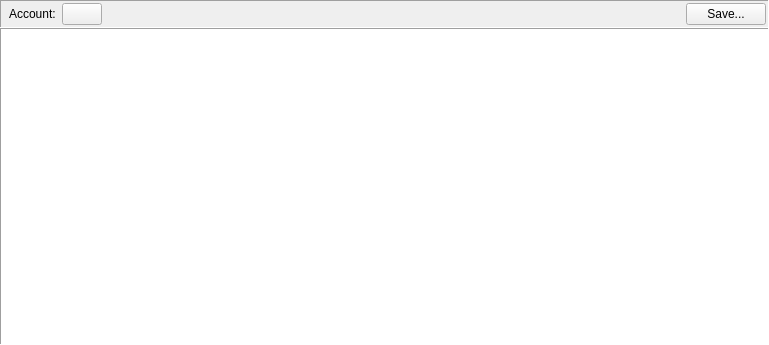
<?xml version="1.0" encoding="UTF-8"?>
<ui version="4.0">
 <class>AssetsPaymentsReportWidget</class>
 <widget class="QWidget" name="AssetsPaymentsReportWidget">
  <property name="geometry">
   <rect>
    <x>0</x>
    <y>0</y>
    <width>769</width>
    <height>345</height>
   </rect>
  </property>
  <property name="windowTitle">
   <string>Report by category</string>
  </property>
  <layout class="QVBoxLayout" name="verticalLayout">
   <property name="spacing">
    <number>0</number>
   </property>
   <property name="leftMargin">
    <number>0</number>
   </property>
   <property name="topMargin">
    <number>0</number>
   </property>
   <property name="rightMargin">
    <number>0</number>
   </property>
   <property name="bottomMargin">
    <number>0</number>
   </property>
   <item>
    <widget class="QFrame" name="ReportParamsFrame">
     <property name="frameShape">
      <enum>QFrame::Panel</enum>
     </property>
     <property name="frameShadow">
      <enum>QFrame::Sunken</enum>
     </property>
     <layout class="QGridLayout" name="gridLayout">
      <property name="leftMargin">
       <number>2</number>
      </property>
      <property name="topMargin">
       <number>2</number>
      </property>
      <property name="rightMargin">
       <number>2</number>
      </property>
      <property name="bottomMargin">
       <number>2</number>
      </property>
      <property name="spacing">
       <number>6</number>
      </property>
      <item row="0" column="0">
       <widget class="DateRangeSelector" name="ReportRange">
        <property name="ItemsList" stdset="0">
         <string notr="true">QTD;YTD;this_year;last_year</string>
        </property>
       </widget>
      </item>
      <item row="0" column="3">
       <spacer name="ReportFrameSpacer">
        <property name="orientation">
         <enum>Qt::Horizontal</enum>
        </property>
        <property name="sizeHint" stdset="0">
         <size>
          <width>40</width>
          <height>20</height>
         </size>
        </property>
       </spacer>
      </item>
      <item row="0" column="1">
       <widget class="QLabel" name="ReportAccountLbl">
        <property name="text">
         <string>Account:</string>
        </property>
       </widget>
      </item>
      <item row="0" column="2">
       <widget class="AccountButton" name="ReportAccountButton">
        <property name="text">
         <string/>
        </property>
       </widget>
      </item>
      <item row="0" column="4">
       <widget class="QPushButton" name="SaveButton">
        <property name="text">
         <string>Save...</string>
        </property>
       </widget>
      </item>
     </layout>
    </widget>
   </item>
   <item>
    <widget class="TableViewWithFooter" name="ReportTableView">
     <property name="sizePolicy">
      <sizepolicy hsizetype="Expanding" vsizetype="Expanding">
       <horstretch>0</horstretch>
       <verstretch>4</verstretch>
      </sizepolicy>
     </property>
     <property name="frameShape">
      <enum>QFrame::Panel</enum>
     </property>
     <property name="frameShadow">
      <enum>QFrame::Sunken</enum>
     </property>
     <property name="editTriggers">
      <set>QAbstractItemView::NoEditTriggers</set>
     </property>
     <property name="alternatingRowColors">
      <bool>true</bool>
     </property>
     <property name="gridStyle">
      <enum>Qt::DotLine</enum>
     </property>
     <property name="wordWrap">
      <bool>false</bool>
     </property>
     <attribute name="verticalHeaderVisible">
      <bool>false</bool>
     </attribute>
     <attribute name="verticalHeaderMinimumSectionSize">
      <number>20</number>
     </attribute>
     <attribute name="verticalHeaderDefaultSectionSize">
      <number>20</number>
     </attribute>
    </widget>
   </item>
  </layout>
 </widget>
 <customwidgets>
  <customwidget>
   <class>DateRangeSelector</class>
   <extends>QWidget</extends>
   <header>jal/widgets/custom/date_range_selector.h</header>
   <container>1</container>
  </customwidget>
  <customwidget>
   <class>TableViewWithFooter</class>
   <extends>QTableView</extends>
   <header>jal/widgets/custom/tableview_with_footer.h</header>
  </customwidget>
  <customwidget>
   <class>AccountButton</class>
   <extends>QPushButton</extends>
   <header>jal/widgets/account_select.h</header>
  </customwidget>
 </customwidgets>
 <resources/>
 <connections/>
</ui>
